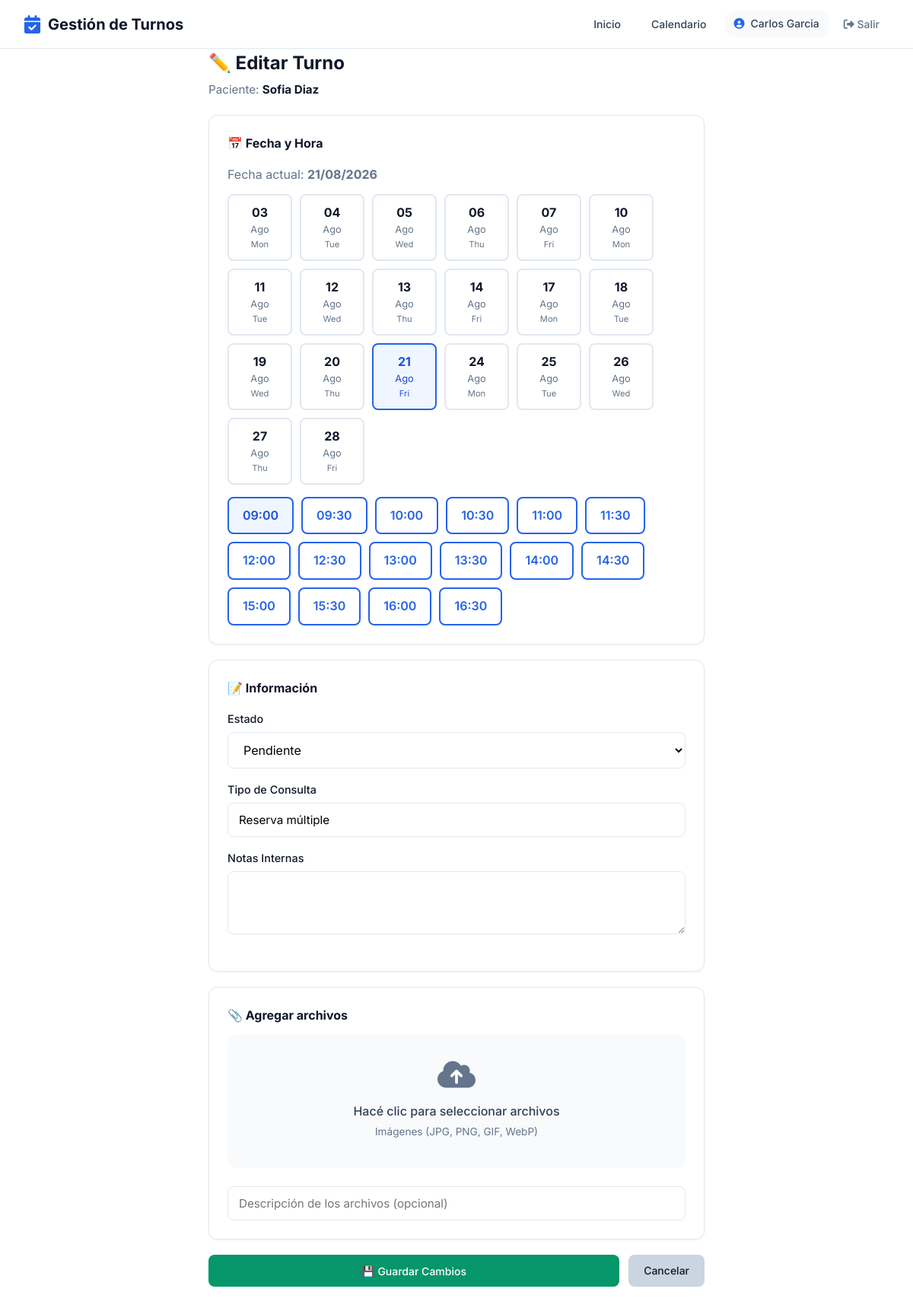
The app's page /profesional/editar/725/ (signed in), older data.
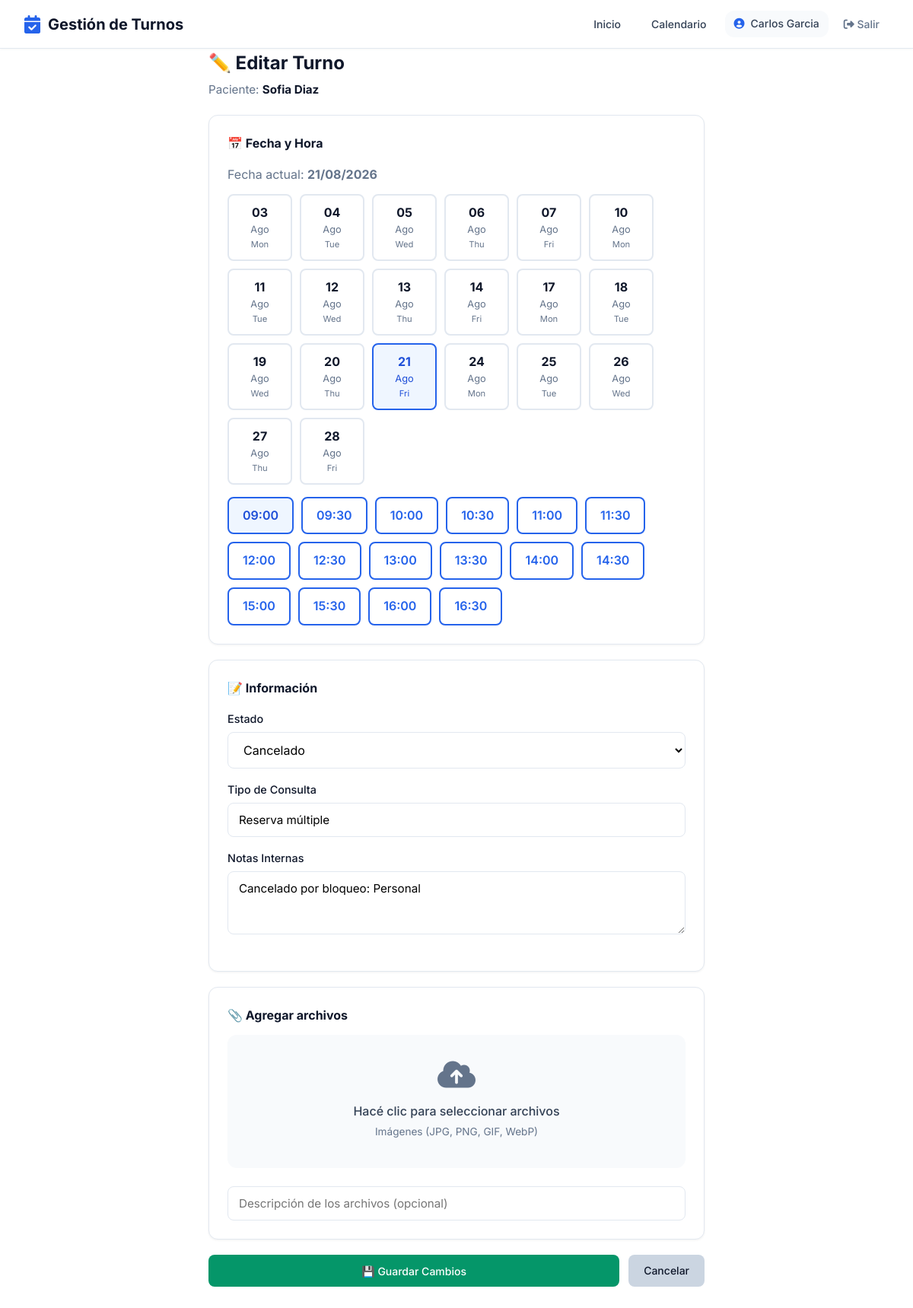
The same page, newer data.
### turnos_profesionales/models.py (models this page shows, shortened)
class TurnoProfesional(ModeloBase):
    ESTADOS = [
        ('pendiente', 'Pendiente'),
        ('confirmado', 'Confirmado'),
        ('cancelado', 'Cancelado'),
        ('no_asistio', 'No Asistió'),
        ('completado', 'Completado'),
        ('en_sala', 'En Sala de Espera'),
    ]
    profesional = models.ForeignKey(
        'profesionales.Profesional',
        on_delete=models.CASCADE,
        verbose_name='Profesional'
    )
    paciente = models.ForeignKey(
        'pacientes.Paciente',
        on_delete=models.CASCADE,
        verbose_name='Paciente'
    )
    fecha = models.DateField(verbose_name='Fecha')
    hora_inicio = models.TimeField(verbose_name='Hora de Inicio')
    hora_fin = models.TimeField(verbose_name='Hora de Fin')
    estado = models.CharField(
        max_length=20,
        choices=ESTADOS,
        default='pendiente',
        verbose_name='Estado'
    )
    archivo = models.FileField(
    upload_to='turnos/archivos/',
    null=True,
    blank=True,
    verbose_name='Archivo adjunto'
)
    tipo_consulta = models.CharField(
        max_length=100,
        blank=True,
        verbose_name='Tipo de Consulta'
    )
    notas_internas = models.TextField(
        blank=True,
        verbose_name='Notas Internas'
    )
    obra_social = models.ForeignKey(
        'obras_sociales.ObraSocial',
        on_delete=models.SET_NULL,
        null=True,
        blank=True,
        verbose_name='Obra Social'
    )
    requiere_autorizacion = models.BooleanField(
        default=False,
        verbose_name='Requiere Autorización'
    )
    enviar_recordatorio = models.BooleanField(
        default=True,
        verbose_name='Enviar Recordatorio'
    )
    establecimiento = models.ForeignKey(
    'establecimientos.Establecimiento',
    on_delete=models.SET_NULL,
    null=True,
    blank=True,
    verbose_name='Consultorio'
)
    es_sobreturno = models.BooleanField(
    default=False,
    verbose_name='Sobreturno'
)
    monto_total = models.DecimalField(max_digits=10, decimal_places=2, null=True, blank=True, verbose_name='Monto Total')
    monto_os = models.DecimalField(max_digits=10, decimal_places=2, null=True, blank=True, verbose_name='Cubre OS')
    monto_coseguro = models.DecimalField(
        max_digits=10,
        decimal_places=2,
        null=True,
        blank=True,
        verbose_name='Coseguro cobrado'
    )
    os_cobrado = models.BooleanField(default=False, verbose_name='¿Cobrado a la OS?')
    fecha_cobro_os = models.DateField(null=True, blank=True, verbose_name='Fecha de cobro a OS')
    no_asistio_automatico = models.BooleanField(default=False, verbose_name="No asistió por sistema")
    sesion_descontada = models.BooleanField(default=False, verbose_name="Sesión descontada")
    google_event_id = models.CharField(max_length=200, blank=True, null=True, verbose_name='ID Evento Google')
    class Meta:
        verbose_name = 'Turno Profesional'
        verbose_name_plural = 'Turnos Profesionales'
        ordering = ['fecha', 'hora_inicio']

### pacientes/models.py (models this page shows, shortened)
class Paciente(Persona):
    GENEROS = [
        ('M', 'Masculino'),
        ('F', 'Femenino'),
        ('X', 'No binario'),
    ]
    usuario = models.OneToOneField(
        'usuarios.Usuario',
        on_delete=models.SET_NULL,
        null=True,
        blank=True,
        verbose_name='Usuario'
    )
    genero = models.CharField(max_length=1, choices=GENEROS, blank=True, verbose_name='Género')
    direccion = models.CharField(max_length=200, blank=True, verbose_name='Dirección')
    obra_social = models.ForeignKey(
        'obras_sociales.ObraSocial',
        on_delete=models.SET_NULL, null=True, blank=True,
        verbose_name='Obra Social'
    )
    numero_afiliado = models.CharField(max_length=50, blank=True, verbose_name='Número de Afiliado')
    plan_obra_social = models.ForeignKey(
        'obras_sociales.Plan',
        on_delete=models.SET_NULL, null=True, blank=True,
        verbose_name='Plan'
    )
    observaciones = models.TextField(blank=True, verbose_name='Observaciones')
    contacto_emergencia_nombre = models.CharField(max_length=100, blank=True)
    contacto_emergencia_telefono = models.CharField(max_length=20, blank=True)
    class Meta:
        verbose_name = 'Paciente'
        verbose_name_plural = 'Pacientes'
        ordering = ['apellido', 'nombre']

### turnos_profesionales/views.py (the view, shortened to what this page needs)
# urls.py: path('editar/<int:turno_id>/', views.editar_turno, name='editar_turno_pro'),
@login_required
def editar_turno(request, turno_id):
    if request.user.rol not in ['profesional', 'secretaria']:
        return redirect('home')
    turno = get_object_or_404(TurnoProfesional, id=turno_id)
    if request.user.rol == 'secretaria':
        profesional = turno.profesional
    else:
        profesional = get_object_or_404(Profesional, usuario=request.user)
        if request.user != turno.profesional.usuario:
            messages.error(request, 'No tenés permiso.')
            return redirect('panel_profesional')
    hoy = date.today()
    dias_disponibles = []
    agenda = Agenda.objects.filter(profesional=profesional, activo=True, fecha_inicio__lte=hoy + timedelta(days=30)).first()
    if agenda:
        for i in range(30):
            fecha = hoy + timedelta(days=i)
            horario = HorarioAtencion.objects.filter(agenda=agenda, dia=fecha.weekday()).first()
            if horario:
                hora_actual = horario.hora_inicio
                slots = []
                while hora_actual < horario.hora_fin:
                    hora_fin_slot = (datetime.combine(fecha, hora_actual) + timedelta(minutes=horario.duracion_turno)).time()
                    if hora_fin_slot <= horario.hora_fin:
                        ocupado = TurnoProfesional.objects.filter(
                            profesional=profesional, fecha=fecha, hora_inicio=hora_actual,
                            estado__in=['pendiente', 'confirmado']
                        ).exclude(id=turno.id).exists()
                        if not ocupado or (fecha == turno.fecha and hora_actual == turno.hora_inicio):
                            slots.append(hora_actual.strftime('%H:%M'))
                    hora_actual = hora_fin_slot
                if slots:
                    dias_disponibles.append({
                        'fecha': fecha, 'fecha_str': fecha.strftime('%Y-%m-%d'),
                        'nombre_dia': fecha.strftime('%A'), 'slots': slots
                    })
    return render(request, 'turnos_profesionales/editar_turno.html', {
        'profesional': profesional, 'turno': turno,
        'dias_disponibles': dias_disponibles, 'hoy': hoy
    })

### core_app/models.py (called while the page is built)
    @property
    def nombre_completo(self):
        return f"{self.nombre} {self.apellido}"

### turnos_profesionales/templates/turnos_profesionales/editar_turno.html (shortened to what the changed rows need)
{% extends 'core_app/base.html' %}
{% load static %}
{% block extra_css %}
    <link rel="stylesheet" href="{% static 'css/pages/turnos_acciones.css' %}">
{% endblock %}
{% block content %}
<div class="editar-turno-container">
    <h1>✏️ Editar Turno</h1>
    <p class="editar-turno-paciente">
        Paciente: <strong>{{ turno.paciente.nombre_completo }}</strong>
    </p>
    <form method="post" enctype="multipart/form-data">
        <div class="card" style="margin-bottom: 20px; padding: 24px;">
            <p style="color: var(--text-muted); margin-bottom: 12px;">
                Fecha actual: <strong>{{ turno.fecha|date:"d/m/Y" }}</strong>
            </p>
        </div>
        <div class="card" style="margin-bottom: 20px; padding: 24px;">
            <div style="margin-bottom: 16px;">
                <label class="turnos-label">Estado</label>
                <select name="estado" class="turnos-select">
                    <option value="pendiente" {% if turno.estado == 'pendiente' %}selected{% endif %}>Pendiente</option>
                    <option value="cancelado" {% if turno.estado == 'cancelado' %}selected{% endif %}>Cancelado</option>
                </select>
            </div>
            <div style="margin-bottom: 16px;">
                <label class="turnos-label">Tipo de Consulta</label>
                <input type="text" name="tipo_consulta" value="{{ turno.tipo_consulta }}" class="turnos-input">
            </div>
            <div style="margin-bottom: 16px;">
                <label class="turnos-label">Notas Internas</label>
                <textarea name="notas" rows="3" class="turnos-textarea">{{ turno.notas_internas }}</textarea>
            </div>
        </div>
    </form>
</div>
{% endblock %}

Row changes from the older to the newer data that the page shows:
changed TurnoProfesional "Reserva múltiple": estado "Pendiente" → "Cancelado"; notas (not shown) → "Cancelado por bloqueo: Personal"
